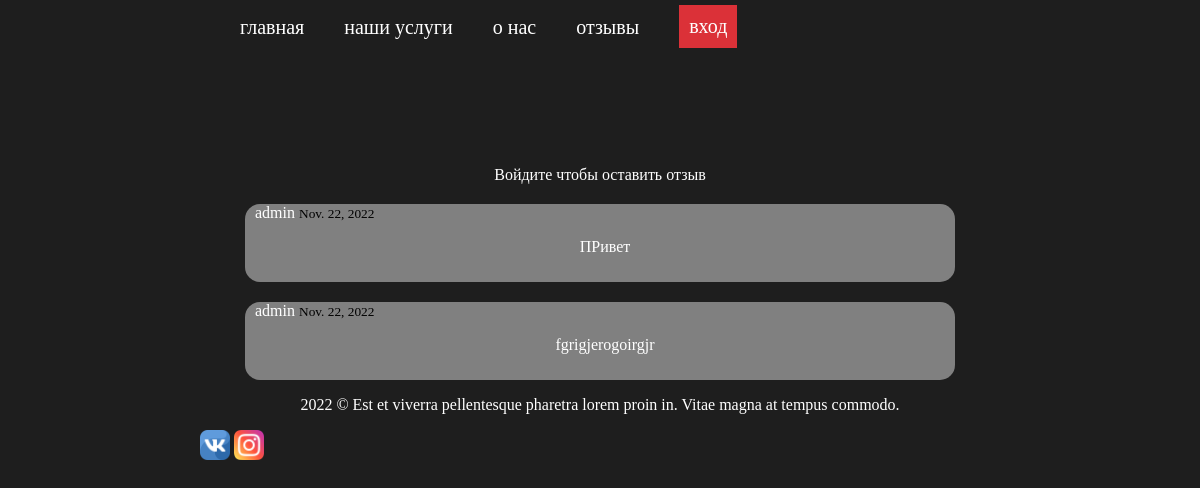
Page /comments/ on the earlier database version.
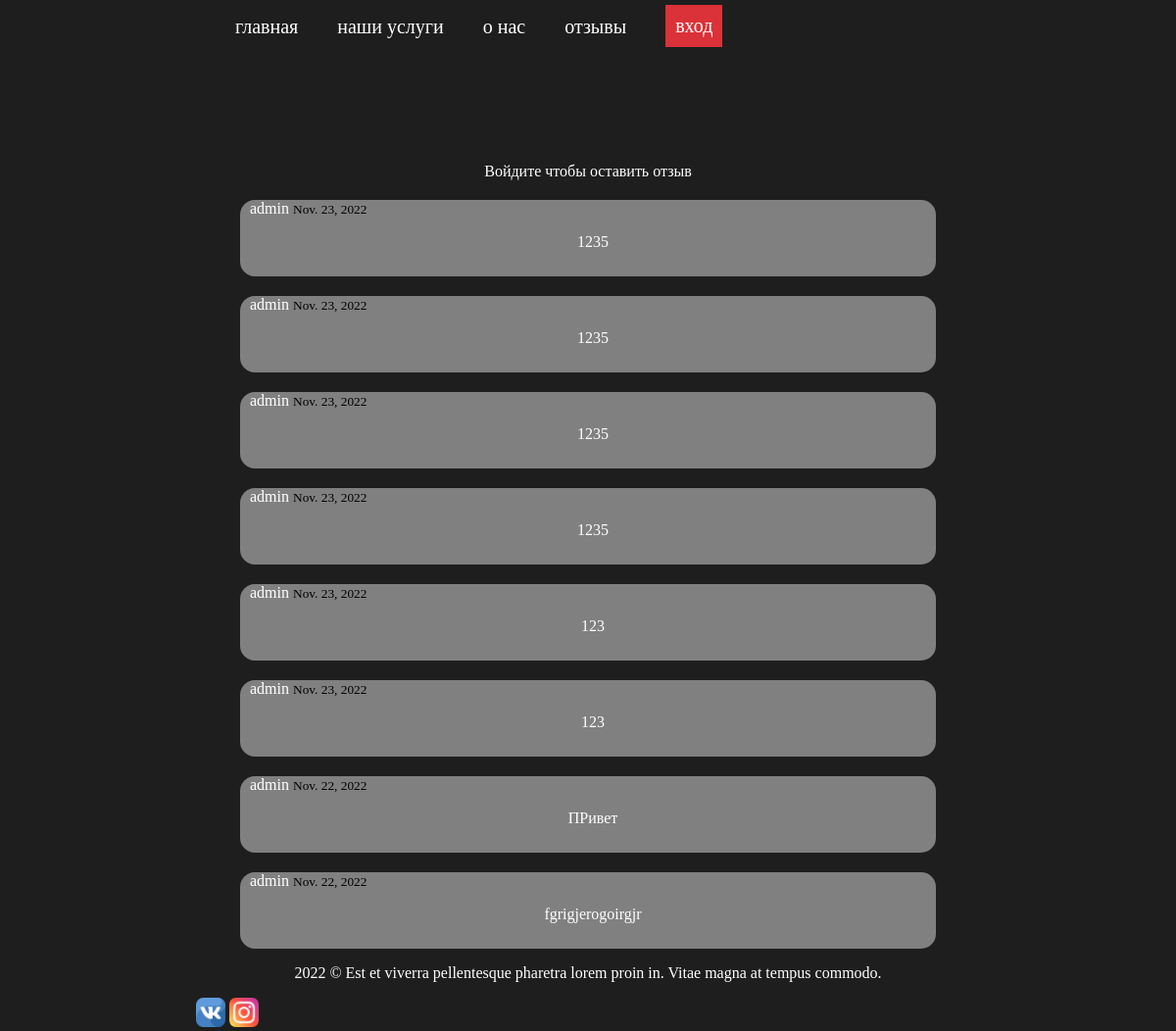
Same page on the later database version.
### comments/models.py (models this page shows, shortened)
class Comment(models.Model):
    text = models.CharField(max_length=512)
    date = models.DateField(auto_now_add=True)
    user = models.ForeignKey(User, on_delete=models.CASCADE)
    delete = models.BooleanField(default=False)

### comments/views.py (the view)
# urls.py: path('comments/', showcomments, name='comments'),
def showcomments(request):
    comments = Comment.objects.all()[::-1]
    form = WriteCommentForm(request.POST)
    if request.user.is_superuser:
        deleteform = DeleteCommentForm()
    if request.method == "POST":
        if form.is_valid():
            comment = form.save(commit=False)
            comment.user = request.user
            comment.save()
            return HttpResponseRedirect(request.path)
        for i in Comment.objects.all():
            print((str(i.id)))
            if request.POST.get(str(i.id)):
                Comment.objects.filter(id=i.id).delete()
        comments = Comment.objects.all()
    else:
        form = WriteCommentForm()
    return render(request, 'comments/writecomment.html', {'comments' : comments, 'form' : form})

### comments/templates/comments/writecomment.html (shortened to what this page needs)
{% extends 'comments/base.html' %}

### comments/templates/comments/base.html (shortened to what this page needs)
{% load static %}
<!DOCTYPE html>
<html lang="en">
<head>
    <link rel="stylesheet" href="{% static 'css/header.css' %}">
    <link rel="stylesheet" href="{% static 'css/index.css' %}">
    <link rel="stylesheet" href="{% static 'css/comstyle.css' %}">
</head>
<body>
    <header style="height: 150px;">
        <div class="header_iner">
          <div class="conteiner">
              <div class="header_menu">
                <nav>
                  <ul>
                    <li><a href="{% url 'index' %}">главная</a></li>
                    <li><a href="{% url 'services' %}">наши услуги</a></li>
                    <li><a href="#">о нас</a></li>
                    <li><a href="{% url 'comments' %}">отзывы</a></li>
                  </ul>
                </nav>
                <div class="input">
                  {% if user.is_authenticated %}
                    <p>{{ user }}</p>
                    <a href="{% url 'exit' %}">выйти</a>
                  {% else %}
                    <a href="{% url 'login' %}">вход</a>
                  {% endif %}
                </div>
              </div>
            </div>
        </div>
      </header>
    <main>
      {% if user.is_authenticated %}
        {% block content %}{% endblock %}
      {% else %}
        <p>Войдите чтобы оставить отзыв</p>
      {% endif %}
      {% for comment in comments %}
        <div class="comment-div">
            <p class="comment" style="display: inline;">{{ comment.user }} </p>
            <small class="comment">{{ comment.date }}</small>
            <p class="comment">{{ comment.text }}</p>
        </div>
      {% endfor %}
    </main>
    <footer>
        <div class="conteiner">
        <p class="footer">
          2022 © Est et viverra pellentesque pharetra lorem proin in. Vitae magna at tempus commodo.
        </p>
        <div class="social_network">
          <img src="{% static 'img/vk.png' %}" width="30px" height="30px">
          <img src="{% static 'img/instagram.png' %}" width="30px" height="30px">
        </div>
      </div>
      </footer>
</body>
</html>

### static/css/header.css (style rules this page uses)
body { margin: 0px; padding: 0px; background-color: #1E1E1E;; }
.header_menu { margin-top: 0px; position: absolute; display: flex; }
.input a { float: right; margin-top: 5px; font-size: 20px; color: white; padding: 10px; background-color: #DB3138; }
ul { display: flex; }
.header_menu li { margin-right: 40px; list-style-type: none; }
.header_menu a, .social_networks a { font-family: 'Kelly Slab'; font-size: 20px; }

### static/css/index.css (style rules this page uses)
* { scroll-behavior: smooth; }
body { margin: 0px; padding: 0px; background-color: #1E1E1E;; }
p { color: white; text-align: center; font-family: 'Kelly Slab'; font-size: 16px; }
.conteiner { margin: 0px 200px ; }
a { text-decoration: none; color: white; }

### static/css/comstyle.css (style rules this page uses)
.comment-div { background-color: gray; width: 700px; margin: 0 auto; border-radius: 15px; padding-left: 10px; padding-bottom: 10px; margin-top: 20px; }

Differences in the rows shown:
added Comment: user "admin", date "Nov. 23, 2022", text "1235"
added Comment: user "admin", date "Nov. 23, 2022", text "1235"
added Comment: user "admin", date "Nov. 23, 2022", text "1235"
added Comment: user "admin", date "Nov. 23, 2022", text "1235"
added Comment: user "admin", date "Nov. 23, 2022", text "123"
added Comment: user "admin", date "Nov. 23, 2022", text "123"
